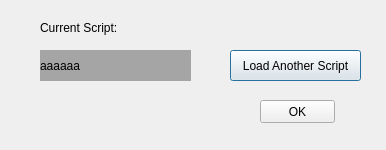
<?xml version="1.0" encoding="UTF-8"?>
<ui version="4.0">
 <class>DialogLoadScript</class>
 <widget class="QDialog" name="DialogLoadScript">
  <property name="geometry">
   <rect>
    <x>0</x>
    <y>0</y>
    <width>386</width>
    <height>150</height>
   </rect>
  </property>
  <property name="windowTitle">
   <string>Load Alternate Script</string>
  </property>
  <widget class="QLabel" name="label">
   <property name="geometry">
    <rect>
     <x>40</x>
     <y>20</y>
     <width>121</width>
     <height>16</height>
    </rect>
   </property>
   <property name="text">
    <string>Current Script:</string>
   </property>
  </widget>
  <widget class="QPushButton" name="pushButton">
   <property name="geometry">
    <rect>
     <x>230</x>
     <y>50</y>
     <width>131</width>
     <height>31</height>
    </rect>
   </property>
   <property name="text">
    <string>Load Another Script</string>
   </property>
   <property name="default">
    <bool>false</bool>
   </property>
  </widget>
  <widget class="QLabel" name="label_2">
   <property name="geometry">
    <rect>
     <x>40</x>
     <y>50</y>
     <width>151</width>
     <height>31</height>
    </rect>
   </property>
   <property name="styleSheet">
    <string notr="true">background-color: rgb(165, 165, 165);</string>
   </property>
   <property name="text">
    <string>aaaaaa</string>
   </property>
  </widget>
  <widget class="QPushButton" name="pushButton_OK">
   <property name="geometry">
    <rect>
     <x>260</x>
     <y>100</y>
     <width>75</width>
     <height>23</height>
    </rect>
   </property>
   <property name="text">
    <string>OK</string>
   </property>
  </widget>
 </widget>
 <resources/>
 <connections/>
</ui>
